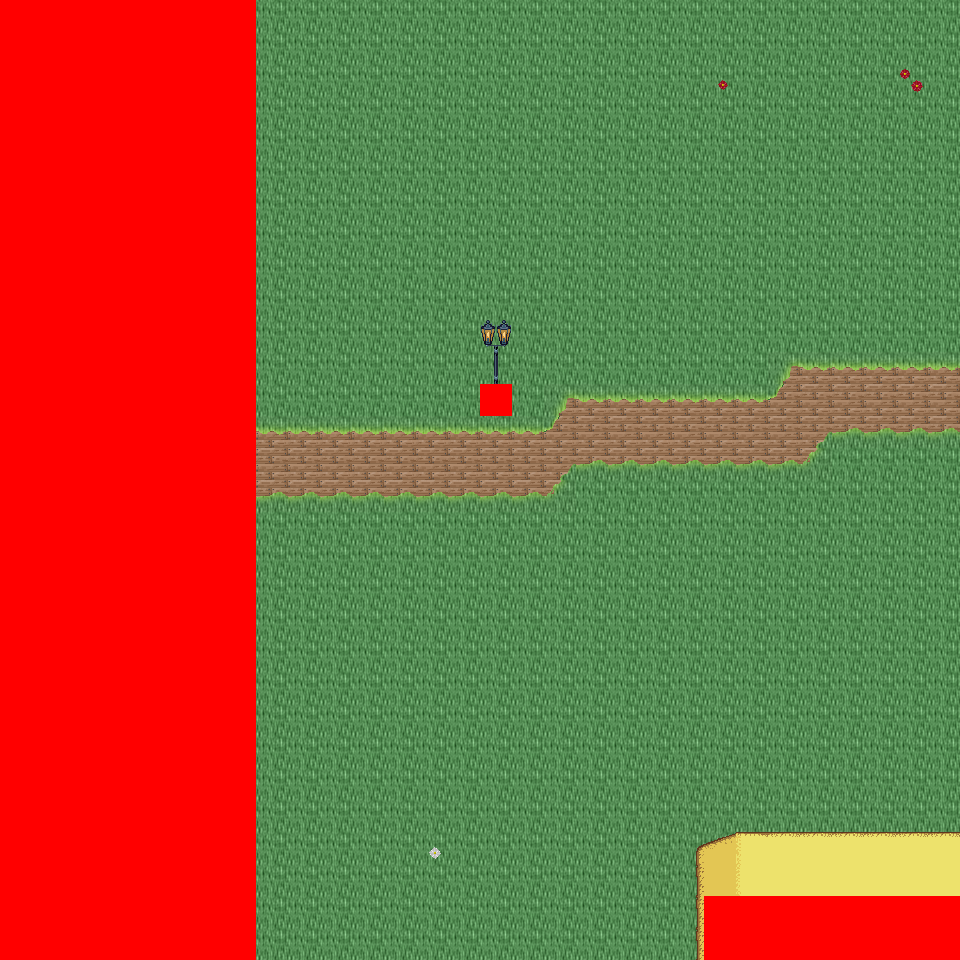

A 2D game scene composited from a Tiled map and its tileset images. What follows is a short description and the map's XML, with each tile layer's data collapsed to a summary:
An orthogonal 30x30 tile map with 32x32 px tiles, 6 tile layers (Ground, Object, Object2, Above, ...), 34 tilesets and 2 objects (2x mapExit).

<map version="1.0" orientation="orthogonal" renderorder="right-down" width="30" height="30" tilewidth="32" tileheight="32" nextobjectid="3">
  <tileset firstgid="1" name="tileset_logic_collision" tilewidth="32" tileheight="32" tilecount="1" columns="1">
    <image source="../drawable/tileset_logic_collision.png" width="32" height="32" />
  </tileset>
  <tileset firstgid="2" name="tileset_ground_ridge_earth_pale" tilewidth="32" tileheight="32" tilecount="96" columns="12">
    <image source="../drawable/tileset_ground_ridge_earth_pale.png" width="384" height="256" />
  </tileset>
  <tileset firstgid="98" name="tileset_ground_ridge_earth_dark" tilewidth="32" tileheight="32" tilecount="96" columns="12">
    <image source="../drawable/tileset_ground_ridge_earth_dark.png" width="384" height="256" />
  </tileset>
  <tileset firstgid="194" name="tileset_ground_ground" tilewidth="32" tileheight="32" tilecount="33" columns="3">
    <image source="../drawable/tileset_ground_ground.png" width="96" height="352" />
  </tileset>
  <tileset firstgid="227" name="tileset_building_castle" tilewidth="32" tileheight="32" tilecount="320" columns="20">
    <image source="../drawable/tileset_building_castle.png" width="640" height="512" />
  </tileset>
  <tileset firstgid="547" name="tileset_ground_grass_corners" tilewidth="32" tileheight="32" tilecount="24" columns="6">
    <image source="../drawable/tileset_ground_grass_corners.png" width="192" height="128" />
  </tileset>
  <tileset firstgid="571" name="tileset_ground_grass_edges" tilewidth="32" tileheight="32" tilecount="36" columns="12">
    <image source="../drawable/tileset_ground_grass_edges.png" width="384" height="96" />
  </tileset>
  <tileset firstgid="607" name="tileset_item_pot_barrels_1" tilewidth="32" tileheight="32" tilecount="8" columns="4">
    <image source="../drawable/tileset_item_pot_barrels_1.png" width="128" height="64" />
  </tileset>
  <tileset firstgid="615" name="tileset_item_weapon_cannon" tilewidth="32" tileheight="32" tilecount="12" columns="3">
    <image source="../drawable/tileset_item_weapon_cannon.png" width="96" height="128" />
  </tileset>
  <tileset firstgid="627" name="tileset_building_door_door" tilewidth="32" tileheight="32" tilecount="6" columns="3">
    <image source="../drawable/tileset_building_door_door.png" width="96" height="64" />
  </tileset>
  <tileset firstgid="633" name="tileset_building_door_closed" tilewidth="32" tileheight="32" tilecount="1" columns="1">
    <image source="../drawable/tileset_building_door_closed.png" width="32" height="32" />
  </tileset>
  <tileset firstgid="634" name="tileset_building_window_window_centered" tilewidth="32" tileheight="32" tilecount="1" columns="1">
    <image source="../drawable/tileset_building_window_window_centered.png" width="32" height="32" />
  </tileset>
  <tileset firstgid="635" name="tileset_building_decoration_chimney_big" tilewidth="32" tileheight="32" tilecount="2" columns="1">
    <image source="../drawable/tileset_building_decoration_chimney_big.png" width="32" height="64" />
  </tileset>
  <tileset firstgid="637" name="tileset_building_tan_building" tilewidth="32" tileheight="32" tilecount="24" columns="4">
    <image source="../drawable/tileset_building_tan_building.png" width="128" height="192" />
  </tileset>
  <tileset firstgid="661" name="tileset_building_museum" tilewidth="32" tileheight="32" tilecount="56" columns="7">
    <image source="../drawable/tileset_building_museum.png" width="224" height="256" />
  </tileset>
  <tileset firstgid="717" name="tileset_building_decoration_chimney" tilewidth="32" tileheight="32" tilecount="2" columns="1">
    <image source="../drawable/tileset_building_decoration_chimney.png" width="32" height="64" />
  </tileset>
  <tileset firstgid="719" name="tileset_plant_tree_fall_trees" tilewidth="32" tileheight="32" tilecount="40" columns="8">
    <image source="../drawable/tileset_plant_tree_fall_trees.png" width="256" height="160" />
  </tileset>
  <tileset firstgid="759" name="tileset_plant_leaves" tilewidth="32" tileheight="32" tilecount="8" columns="4">
    <image source="../drawable/tileset_plant_leaves.png" width="128" height="64" />
  </tileset>
  <tileset firstgid="767" name="tileset_plant_vine" tilewidth="32" tileheight="32" tilecount="3" columns="1">
    <image source="../drawable/tileset_plant_vine.png" width="32" height="96" />
  </tileset>
  <tileset firstgid="770" name="tileset_item_pot_pot_burgundy" tilewidth="32" tileheight="32" tilecount="1" columns="1">
    <image source="../drawable/tileset_item_pot_pot_burgundy.png" width="32" height="32" />
  </tileset>
  <tileset firstgid="771" name="tileset_building_stairs_stairs_grey" tilewidth="32" tileheight="32" tilecount="6" columns="3">
    <image source="../drawable/tileset_building_stairs_stairs_grey.png" width="96" height="64" />
  </tileset>
  <tileset firstgid="777" name="tileset_furniture_light_lamp_blue" tilewidth="32" tileheight="32" tilecount="3" columns="1">
    <image source="../drawable/tileset_furniture_light_lamp_blue.png" width="32" height="96" />
  </tileset>
  <tileset firstgid="780" name="tileset_light_dim_light_7x5" tilewidth="32" tileheight="32" tilecount="35" columns="7">
    <image source="../drawable/tileset_light_dim_light_7x5.png" width="224" height="160" />
  </tileset>
  <tileset firstgid="815" name="tileset_plant_flower_daisy_blue" tilewidth="32" tileheight="32" tilecount="8" columns="2">
    <image source="../drawable/tileset_plant_flower_daisy_blue.png" width="64" height="128" />
  </tileset>
  <tileset firstgid="823" name="tileset_plant_flower_daisy_red" tilewidth="32" tileheight="32" tilecount="8" columns="2">
    <image source="../drawable/tileset_plant_flower_daisy_red.png" width="64" height="128" />
  </tileset>
  <tileset firstgid="831" name="tileset_plant_flower_daisy_white" tilewidth="32" tileheight="32" tilecount="8" columns="2">
    <image source="../drawable/tileset_plant_flower_daisy_white.png" width="64" height="128" />
  </tileset>
  <tileset firstgid="839" name="tileset_plant_flower_daisy_yellow" tilewidth="32" tileheight="32" tilecount="8" columns="2">
    <image source="../drawable/tileset_plant_flower_daisy_yellow.png" width="64" height="128" />
  </tileset>
  <tileset firstgid="847" name="tileset_ground_ground_3" tilewidth="32" tileheight="32" tilecount="5" columns="5">
    <image source="../drawable/tileset_ground_ground_3.png" width="160" height="32" />
  </tileset>
  <tileset firstgid="852" name="tileset_building_cottage" tilewidth="32" tileheight="32" tilecount="256" columns="16">
    <image source="../drawable/tileset_building_cottage.png" width="512" height="512" />
  </tileset>
  <tileset firstgid="1108" name="tileset_building_roof_thatched_roof" tilewidth="32" tileheight="32" tilecount="256" columns="16">
    <image source="../drawable/tileset_building_roof_thatched_roof.png" width="512" height="512" />
  </tileset>
  <tileset firstgid="1364" name="tileset_building_door_doors" tilewidth="32" tileheight="32" tilecount="256" columns="16">
    <image source="../drawable/tileset_building_door_doors.png" width="512" height="512" />
  </tileset>
  <tileset firstgid="1620" name="tileset_building_window_windows" tilewidth="32" tileheight="32" tilecount="256" columns="16">
    <image source="../drawable/tileset_building_window_windows.png" width="512" height="512" />
  </tileset>
  <tileset firstgid="1876" name="tileset_logic_portal" tilewidth="32" tileheight="32" tilecount="24" columns="8">
    <image source="../drawable/tileset_logic_portal.png" width="256" height="96" />
  </tileset>
  <tileset firstgid="1900" name="tileset_building_decoration_banner" tilewidth="32" tileheight="32" tilecount="12" columns="1">
    <image source="../drawable/tileset_building_decoration_banner.png" width="32" height="384" />
  </tileset>
  <layer name="Ground" width="30" height="30">
    <data>[900 cells, 900 non-empty, 4 distinct tile ids]</data>
  </layer>
  <layer name="Object" width="30" height="30">
    <data>[900 cells, 107 non-empty, 14 distinct tile ids]</data>
  </layer>
  <layer name="Object2" width="30" height="30">
    <data>[900 cells, 0 non-empty, 0 distinct tile ids]</data>
  </layer>
  <layer name="Above" width="30" height="30">
    <data>[900 cells, 38 non-empty, 10 distinct tile ids]</data>
  </layer>
  <layer name="Above2" width="30" height="30">
    <data>[900 cells, 0 non-empty, 0 distinct tile ids]</data>
  </layer>
  <layer name="Walkable" width="30" height="30">
    <data>[900 cells, 257 non-empty, 1 distinct tile ids]</data>
  </layer>
  <objectgroup name="MapEvents">
    <object id="1" name="north" type="mapExit" x="256" y="0" width="704" height="32">
      <properties>
        <property name="map" value="level_0_x55_y60" />
        <property name="x" value="8" />
        <property name="y" value="28" />
      </properties>
    </object>
    <object id="2" name="south" type="mapExit" x="256" y="928" width="448" height="32">
      <properties>
        <property name="map" value="level_0_x55_y62" />
        <property name="x" value="8" />
        <property name="y" value="1" />
      </properties>
    </object>
  </objectgroup>
</map>
